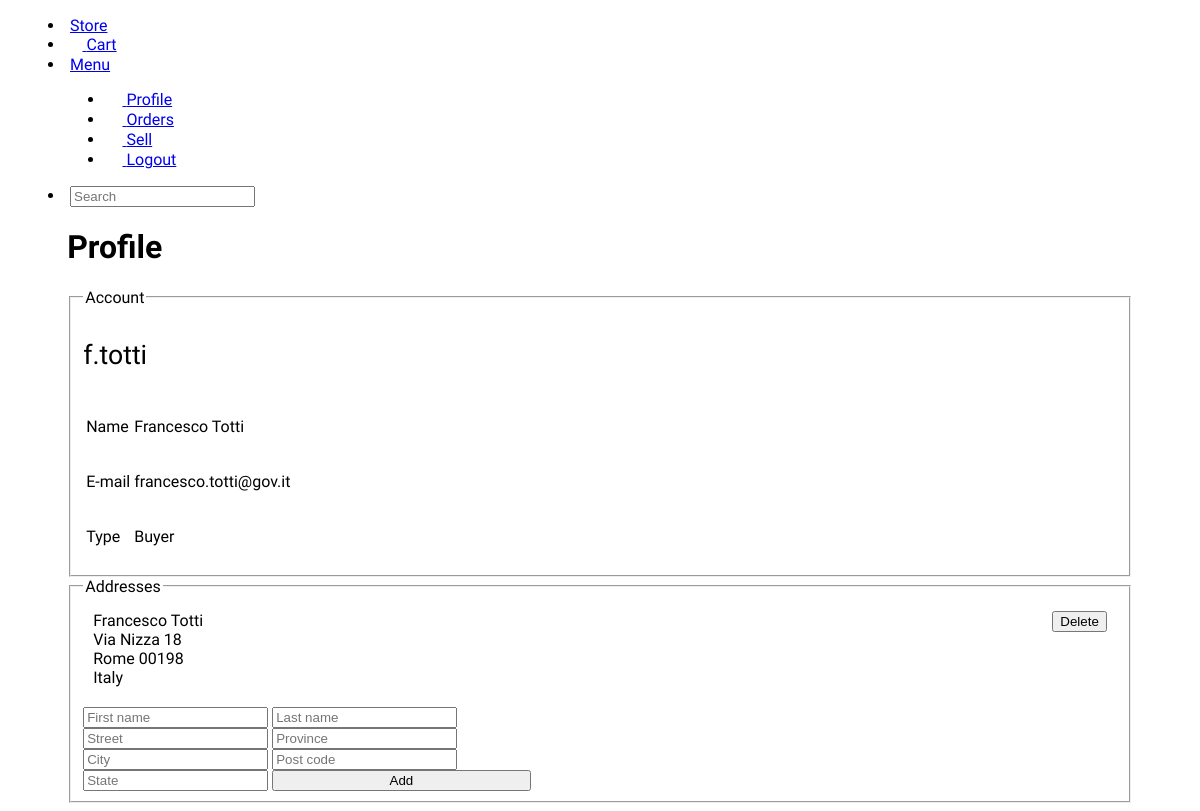
The app's page /profile (signed in), older data.
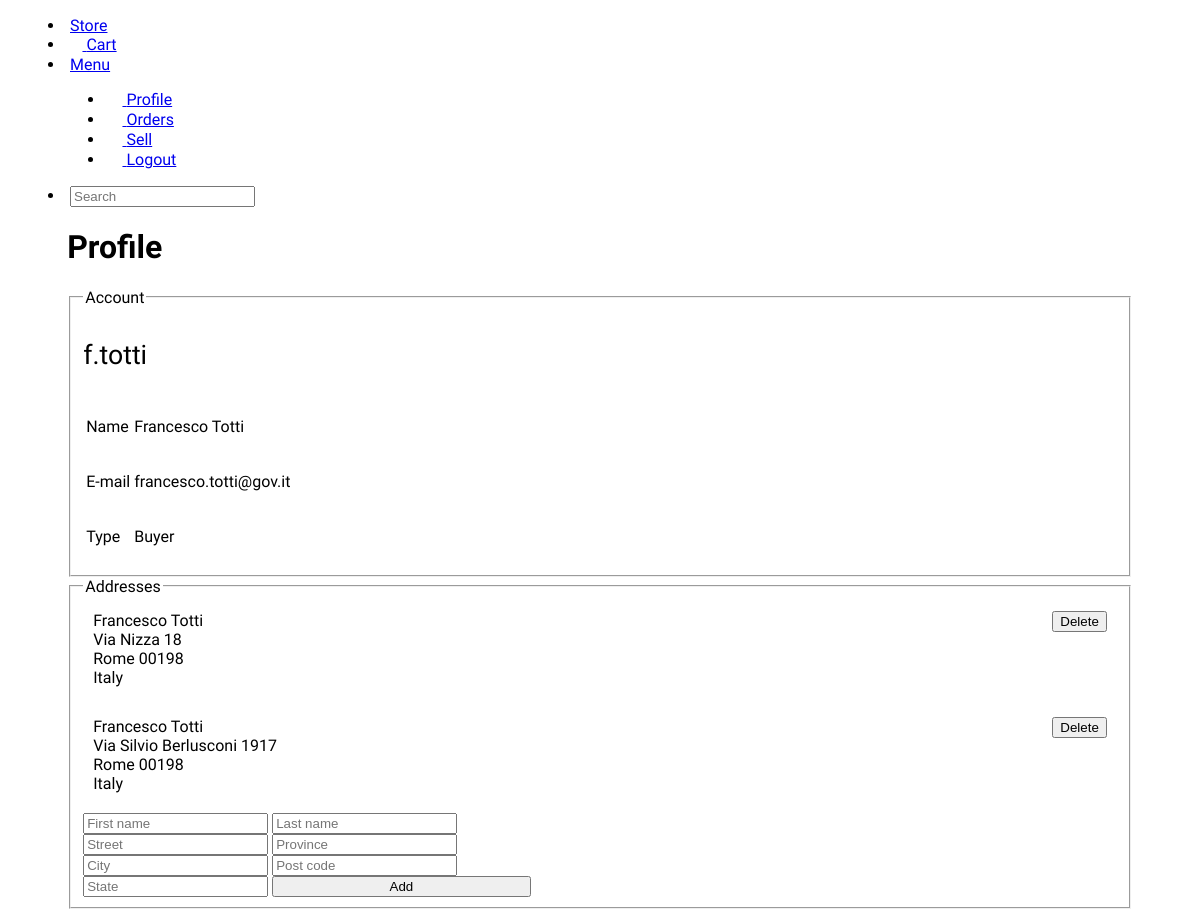
The same page, newer data.
### tables.py (models this page shows, shortened)
class Base(DeclarativeBase):
    pass

class User(Base, UserMixin):
    __tablename__ = 'users'
    id: Mapped[int] = mapped_column(primary_key=True, autoincrement=True)
    email: Mapped[str] = mapped_column(unique=True)
    username: Mapped[str] = mapped_column(unique=True)
    password: Mapped[str] = mapped_column()
    name: Mapped[str] = mapped_column()
    last_name: Mapped[str] = mapped_column(nullable=True)
    user_type: Mapped[bool] = mapped_column() # True se venditore
    addresses: Mapped[List['Address']] = relationship(back_populates='user')

class Address(Base):
    __tablename__ = 'addresses'
    id: Mapped[int] = mapped_column(primary_key=True)
    user_id: Mapped[int] = mapped_column(ForeignKey(User.id, ondelete='CASCADE'))
    active: Mapped[bool]
    first_name: Mapped[str]
    last_name: Mapped[str]
    street: Mapped[str]
    postcode: Mapped[str]
    state: Mapped[str]
    province: Mapped[str]
    user = relationship('User')

### app.py (the view)
@app.route('/profile')
@login_required # Indica che è richiesto un login per accedere a questa pagina, un login avvenuto con successo e quindi con un utente loggato
def profile():
    user = db_session.scalar(select(User).where(User.id == int(current_user.get_id())))
    addrs = db_session.scalar(select(Address).where(Address.user_id == int(current_user.get_id())))
    return render_template('profile.html', user=user, addrs=addrs)

### app.py (called while the page is built)
@login_manager.user_loader
def load_user(user_id):
    return db_session.scalar(select(User).where(User.id == int(user_id))) # Dovrebbe ritornare 'None' se l'ID non è valido

### templates/profile.html (shortened to what this page needs)
{% extends 'base.html' %}
{% block content %}
<div class="container-big">
    <h1>Profile</h1>
    <div class="flex">
        <div class="col-5">
            <fieldset>
                <legend>Account</legend>
                <p id="username">{{user.username}}</p>
                <table>
                    <tr>
                        <td><p class="bold muted">Name</p></td>
                        <td><p class="">{{user.name}} {{user.last_name}}</p></td>
                    </tr>
                    <tr>
                        <td><p class="bold muted">E-mail</p></td>
                        <td><p class="">{{user.email}}</p></td>
                    </tr>
                    <tr>
                        <td><p class="bold muted">Type</p></td>
                        <td>
                            <p class="">
                                {% if user.user_type == 0 %}
                                    Seller
                                {% else %}
                                    Buyer
                                {% endif %}
                            </p>
                        </td>
                    </tr>
                </table>
            </fieldset>
        </div>
    </div>
    <div class="flex">
        <div class="col-7">
            <fieldset>
                <legend>Addresses</legend>
                {% for addr in user.addresses %}
                <div class="address">
                    <div class="address-data" style="max-width: 80%">
                        <p class="bold" id="name">{{addr.first_name}} {{addr.last_name}}</p>
                        <p id="street">{{addr.street}}</p>
                        <p id="province">{{addr.province}} {{addr.postcode}}</p>
                        <p id="country">{{addr.state}}</p>
                    </div>
                    <div class="address-actions">
                        <form method="post" class="p-.5 bg-default">
                            <button type="submit" class="danger">Delete</button>
                        </form>
                    </div>
                </div>
                {% endfor %}
                <form method="post">
                    <div class="flex">
                        <input name="fname" type="text" placeholder="First name" class="mr-.25" />
                        <input name="lname" type="text" placeholder="Last name" class="ml-.25" />
                    </div>
                    <input name="street" type="text" placeholder="Street" />
                    <input name="province" type="text" placeholder="Province" />
                    <div class="flex">
                        <input name="city" type="text" placeholder="City" class="mr-.25" />
                        <input name="post-code" type="text" placeholder="Post code" class="ml-.25" />
                    </div>
                    <input name="state" type="text" placeholder="State" />
                    <button type="submit" style="width:25%">Add</button>
                </form>
            </fieldset>
        </div>
    </div>
</div>
{% endblock %}

### templates/base.html (shortened to what this page needs)
<!DOCTYPE html>
<html>
    <head>
        {% block head %}
        <link rel="stylesheet" href="https://matcha.mizu.sh/matcha.css">
        <link rel="stylesheet" href="../static/css/styles2.css">
        <link href="../static/icons/font/bootstrap-icons.css" rel="stylesheet">
        {% endblock %}
    </head>
    <body>
        {% include 'nav.html' %}
        {% block content %}
        {% endblock %}
    </body>
</html>

### templates/nav.html
<menu>
    <li><a href="/home">Store</a></li>
    <li><a href="/cart"><i class="bi bi-cart3"></i> Cart</a></li>
    <li>
        <a href="#">Menu</a>
        <menu>
            <li class="{% if request.path == '/profile' %} selected {% endif %}"><a href="/profile"><i class="bi bi-person-fill"></i> Profile</a></li>
            <li class="{% if request.path == '/orders' %} selected {% endif %}"><a href="/orders"><i class="bi bi-box-seam"></i> Orders</a></li>
            <li class="{% if request.path ==  '/sell' %} selected {% endif %}"><a href="/sell"><i class="bi bi-cash-coin"></i> Sell</a></li>
            {% if current_user.is_authenticated %}
                <li class="attention"><a href="/logout"><i class="bi bi-box-arrow-left"></i> Logout</a></li>
            {% endif %}
        </menu>
    </li>
    <li class="m-0" ><input type="search" placeholder="Search"></li>
</menu>

### static/css/styles2.css (style rules this page uses)
body { font-family: "Onest"; }
.container-big { width: 90%; margin: 0 auto; }
.col-7 { flex: 70%; }
.col-5 { flex: 70%; }
#username { font-size: 20pt; }
.address { min-width: 10em; border: 2px solid var(--bd-muted); border-radius: var(--bd-radius); padding: 10px; margin-bottom: 10px; display: flex; }
.address p { min-width: 10em; margin:0; }

Row changes from the older to the newer data that the page shows:
added Address: first_name "Francesco", last_name "Totti", street "Via Silvio Berlusconi 1917", province "Rome", postcode "00198", state "Italy"
